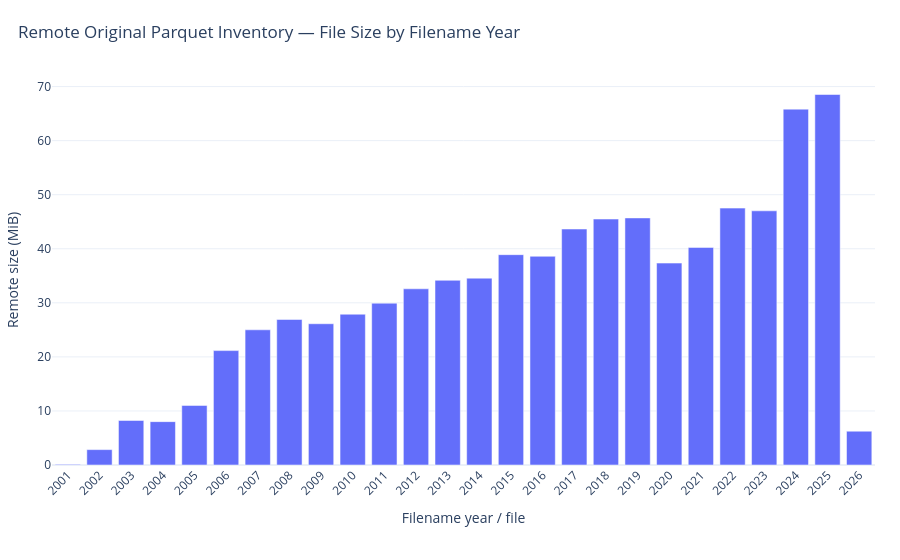

The notebook cell saved with this chart:
### Code cell
if not PARQUET_INVENTORY.empty:
    plot_data = PARQUET_INVENTORY.copy()
    plot_data["chart_label"] = plot_data.apply(
        lambda row: str(int(row["year_in_filename"])) if pd.notna(row["year_in_filename"]) else row["file_name"],
        axis=1,
    )
    plot_data = plot_data.dropna(subset=["size_mb"])

    if not plot_data.empty:
        interactive_size_figure = px.bar(
            plot_data.sort_values(["year_in_filename", "file_name"], na_position="last"),
            x="chart_label",
            y="size_mb",
            hover_data={"path": True, "size_mb": ":.3f", "chart_label": False},
            title="Remote Original Parquet Inventory — File Size by Filename Year",
            labels={"chart_label": "Filename year / file", "size_mb": "Remote size (MiB)"},
            template="plotly_white",
        )
        interactive_size_figure.update_layout(
            title_x=0.02,
            xaxis_tickangle=-45,
            margin=dict(l=45, r=25, t=75, b=95),
        )
        INTERACTIVE_SIZE_CHART_PATH = IMAGE_OUTPUT_DIR / "parquet_file_sizes_by_year.html"
        interactive_size_figure.write_html(INTERACTIVE_SIZE_CHART_PATH, include_plotlyjs=True)
        display(interactive_size_figure)
else:
    print("Interactive file-size chart skipped: no Parquet files were inventoried.")

### Figure 1 — Plotly figure (JSON) as saved in the notebook; plotly's stock layout.template omitted (floating-point values rounded to 4 significant figures)
{"data": [{"customdata": [["data/mandi_daily_by_year/mandi_daily_2001.parquet"], ["data/mandi_daily_by_year/mandi_daily_2002.parquet"], ["data/mandi_daily_by_year/mandi_daily_2003.parquet"], ["data/mandi_daily_by_year/mandi_daily_2004.parquet"], ["data/mandi_daily_by_year/mandi_daily_2005.parquet"], ["data/mandi_daily_by_year/mandi_daily_2006.parquet"], ["data/mandi_daily_by_year/mandi_daily_2007.parquet"], ["data/mandi_daily_by_year/mandi_daily_2008.parquet"], ["data/mandi_daily_by_year/mandi_daily_2009.parquet"], ["data/mandi_daily_by_year/mandi_daily_2010.parquet"], ["data/mandi_daily_by_year/mandi_daily_2011.parquet"], ["data/mandi_daily_by_year/mandi_daily_2012.parquet"], ["data/mandi_daily_by_year/mandi_daily_2013.parquet"], ["data/mandi_daily_by_year/mandi_daily_2014.parquet"], ["data/mandi_daily_by_year/mandi_daily_2015.parquet"], ["data/mandi_daily_by_year/mandi_daily_2016.parquet"], ["data/mandi_daily_by_year/mandi_daily_2017.parquet"], ["data/mandi_daily_by_year/mandi_daily_2018.parquet"], ["data/mandi_daily_by_year/mandi_daily_2019.parquet"], ["data/mandi_daily_by_year/mandi_daily_2020.parquet"], ["data/mandi_daily_by_year/mandi_daily_2021.parquet"], ["data/mandi_daily_by_year/mandi_daily_2022.parquet"], ["data/mandi_daily_by_year/mandi_daily_2023.parquet"], ["data/mandi_daily_by_year/mandi_daily_2024.parquet"], ["data/mandi_daily_by_year/mandi_daily_2025.parquet"], ["data/mandi_daily_by_year/mandi_daily_2026.parquet"]], "hovertemplate": "Remote size (MiB)=%{y:.3f}<br>path=%{customdata[0]}<extra></extra>", "legendgroup": "", "marker": {"color": "#636efa", "pattern": {"shape": ""}}, "name": "", "orientation": "v", "showlegend": false, "textposition": "auto", "type": "bar", "x": ["2001", "2002", "2003", "2004", "2005", "2006", "2007", "2008", "2009", "2010", "2011", "2012", "2013", "2014", "2015", "2016", "2017", "2018", "2019", "2020", "2021", "2022", "2023", "2024", "2025", "2026"], "xaxis": "x", "y": [0.1218, 2.846, 8.232, 8.022, 11.01, 21.16, 25.01, 26.92, 26.13, 27.89, 29.93, 32.59, 34.16, 34.56, 38.91, 38.61, 43.65, 45.49, 45.7, 37.35, 40.25, 47.52, 47.01, 65.82, 68.53, 6.248], "yaxis": "y"}], "layout": {"barmode": "relative", "legend": {"tracegroupgap": 0}, "margin": {"b": 95, "l": 45, "r": 25, "t": 75}, "title": {"text": "Remote Original Parquet Inventory — File Size by Filename Year", "x": 0.02}, "xaxis": {"anchor": "y", "domain": [0, 1], "tickangle": -45, "title": {"text": "Filename year / file"}}, "yaxis": {"anchor": "x", "domain": [0, 1], "title": {"text": "Remote size (MiB)"}}}}
